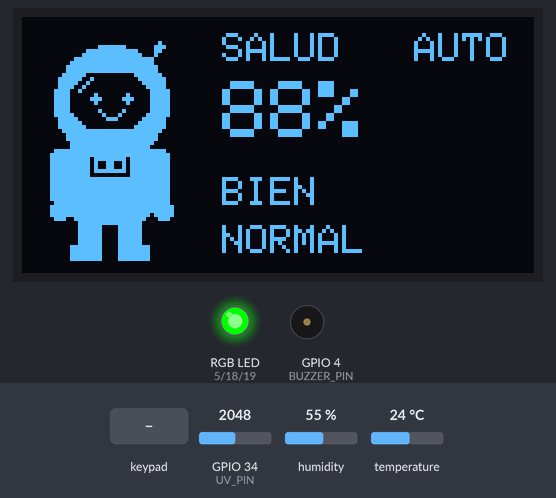
Bench run of a sketch on a simulated ESP32. Shown: 128×64 one-colour display, an RGB LED mixed from three pins (HIGH = lit), buzzer (waves = sounding, pin HIGH). Wiring (inferred from the names in the program): 4×3 keypad with keys 1 2 3 4 5 6 7 8 9 * 0 # (labels assumed): rows GPIO 13, GPIO 14, GPIO 26, GPIO 27; columns GPIO 25, GPIO 32, GPIO 33. Inputs (shaded band) come from the test bench; at power-on: GPIO 34 (UV_PIN) = 2048, humidity 55 %, temperature 24 °C (analog values on the 0–4095 scale). WiFi joins after 1.5 s; servers stay silent unless stated; uploads are accepted with an empty reply; random numbers use the default seed unless the sketch sets one; pins used as bus, display or sensor lines are not drawn; what the sketch prints to the serial monitor is not drawn.

Above: at 3.0 s.
3.1 s: keypad keys 1 3 9 7 * pressed 0.4 s apart
At 6.5 s:
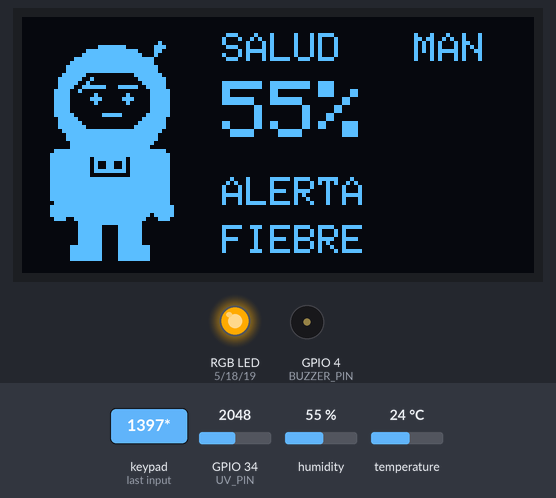
6.6 s: GPIO 34 (UV_PIN) set to 2210
At 15.8 s:
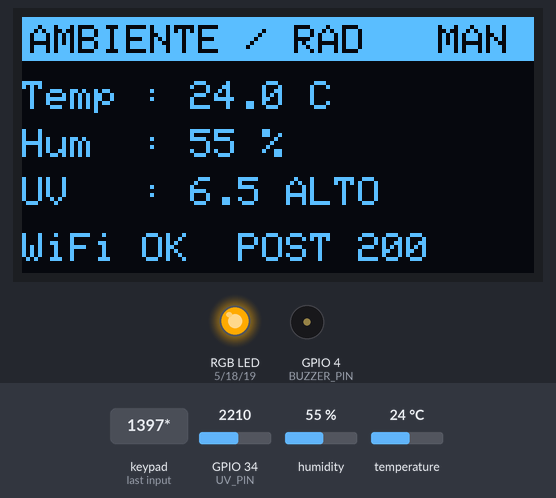
16.2 s: GPIO 34 (UV_PIN) set to 2285
At 24.4 s:
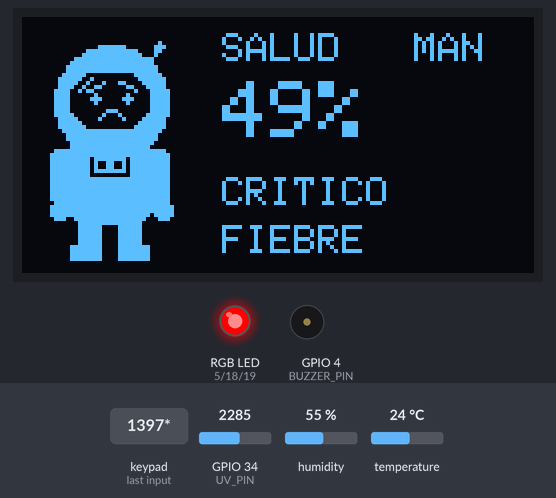
25.4 s: key '3' pressed
At 26.0 s:
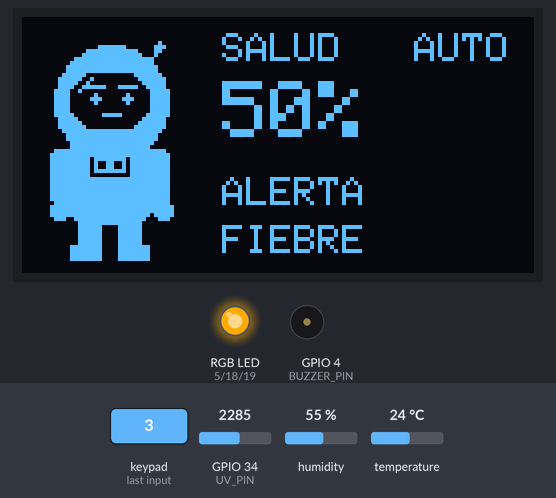
29.8 s: keypad keys 1 3 9 7 # pressed 0.4 s apart
At 33.2 s:
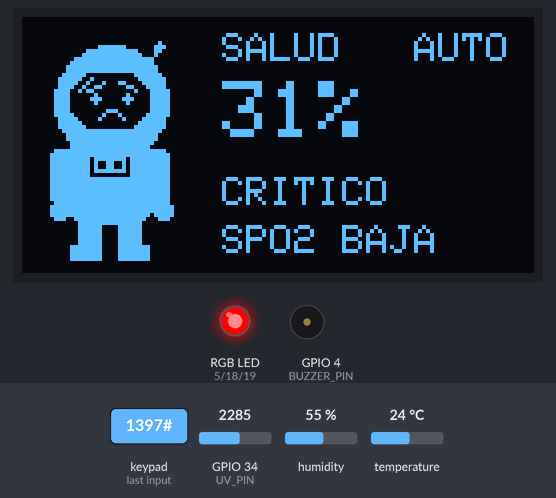
33.3 s: key '1' pressed
At 34.7 s:
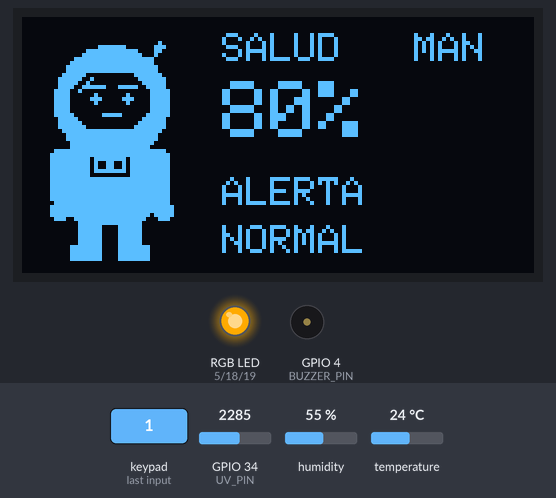
Timing chart, 0 to 36.3 s (numbered marks = the images above; inputs shaded):
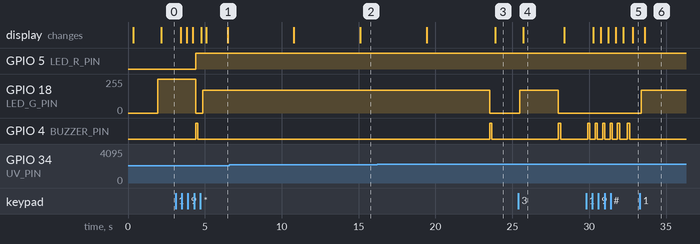

The sketch:

estacion_vitales.ino
```cpp
/*
   ESTACION DE ASTRONAUTA - ESP32
   Signos vitales + radiacion + ambiente, con AVATAR, % SALUD, RECOMENDACIONES
   y TECLADO MATRICIAL para disparar escenarios a mano (para la exposicion).
   ------------------------------------------------------------------
   REALES    : AHT (temp/hum, I2C), UV CJMCU/ML8511 (GPIO34)
   SIMULADOS : pulso, SpO2, temp corporal (sim=true)
   OLED SH1106: rota AVATAR+SALUD / VITALES / AMBIENTE / RECOMENDACION
   RGB + zumbador: segun estado de salud
   TECLADO 4x3 (12 teclas): dispara escenarios manualmente

   CONEXIONES: I2C SDA->21 SCL->22 | UV OUT->34 EN->3V3 | RGB 5/18/19 | Buzzer 4
   TECLADO: filas 13,14,26,27  columnas 25,32,33
*/
#include <WiFi.h>
#include <HTTPClient.h>
#include <Wire.h>
#include <Adafruit_AHTX0.h>
#include <Adafruit_GFX.h>
#include <Adafruit_SH110X.h>

// ====== CONFIGURACION ======
const char* WIFI_SSID  = "TU_WIFI_2.4GHZ";
const char* WIFI_PASS  = "TU_CLAVE_WIFI";
const char* SERVIDOR   = "http://IP_DEL_SERVIDOR:5000/clima";
#define SIMULAR_VITALES  true
#define MODO_DEMO        true
// ===========================

#define BUZZER_PIN  4
#define LED_R_PIN   5
#define LED_G_PIN   18
#define LED_B_PIN   19
#define UV_PIN      34
#define SDA_PIN     21
#define SCL_PIN     22
#define OLED_ADDR   0x3C
#define DETECTOR     "esp32_astro"
#define INTERVALO_MS 4000

// --- Teclado matricial 4x3 ---
const int KP_FILAS[4] = {13, 14, 26, 27};
const int KP_COLS[3]  = {25, 32, 33};

// Escenarios (el indice de tecla 0..5 selecciona el escenario; tecla 6 = AUTO)
struct Escenario { const char* nombre; float pulso, spo2, tempc; int ciclos; };
Escenario ESCENARIOS[] = {
  { "NORMAL",       75, 99, 36.8, 4 },
  { "SPO2 BAJA",    82, 89, 36.9, 4 },
  { "PULSO ALTO",  126, 97, 37.1, 4 },
  { "FIEBRE",       98, 96, 38.4, 4 },
  { "CRITICO",     132, 85, 38.7, 4 },
  { "RECUPERACION", 72, 99, 36.7, 4 },
};
const int N_ESC = sizeof(ESCENARIOS) / sizeof(ESCENARIOS[0]);
int escIdx = 0, escCont = 0;
const char* escNombre = "NORMAL";
bool autoDemo = true;          // true = cicla solo; false = fijo por teclado
int  ultTecla = -1;

Adafruit_AHTX0 aht;
Adafruit_SH1106G oled(128, 64, &Wire, -1);
bool aht_ok = false, oled_ok = false;
int  pant = 0;

float v_pulso = 74, v_spo2 = 98, v_tempc = 36.8;

float mapf(float x, float a, float b, float c, float d) { return (x - a) * (d - c) / (b - a) + c; }

void simularVitales() {
  v_pulso += random(-40, 41) / 10.0;   v_pulso = constrain(v_pulso, 55, 115);
  v_spo2  += random(-25, 26) / 10.0;   v_spo2  = constrain(v_spo2, 90, 100);
  v_tempc += random(-15, 16) / 100.0;  v_tempc = constrain(v_tempc, 36.0, 37.8);
}

void aplicarEscenario() {
  Escenario& e = ESCENARIOS[escIdx];
  escNombre = e.nombre;
  v_pulso = e.pulso + random(-20, 21) / 10.0;
  v_spo2  = e.spo2  + random(-10, 11) / 10.0;
  v_tempc = e.tempc + random(-10, 11) / 100.0;
}

void rgb(uint8_t r, uint8_t g, uint8_t b) { analogWrite(LED_R_PIN, r); analogWrite(LED_G_PIN, g); analogWrite(LED_B_PIN, b); }
void beep(int ms) { digitalWrite(BUZZER_PIN, HIGH); delay(ms); digitalWrite(BUZZER_PIN, LOW); }

float leerUV(float &voltaje) {
  uint32_t mv = 0;
  for (int i = 0; i < 16; i++) mv += analogReadMilliVolts(UV_PIN);
  voltaje = (mv / 16.0) / 1000.0;
  float uv = mapf(voltaje, 0.99, 2.8, 0.0, 15.0);
  return uv < 0 ? 0 : uv;
}

// --- Teclado: devuelve indice 0..11 o -1 ---
int leerTeclado() {
  int tecla = -1;
  for (int f = 0; f < 4; f++) {
    digitalWrite(KP_FILAS[f], LOW);
    delayMicroseconds(60);
    for (int c = 0; c < 3; c++)
      if (digitalRead(KP_COLS[c]) == LOW) tecla = f * 3 + c;
    digitalWrite(KP_FILAS[f], HIGH);
  }
  return tecla;
}

// Maneja una tecla por COLUMNA (funciona con cualquier fila que responda):
//   col 0 -> escenario anterior | col 1 -> siguiente | col 2 -> AUTO/MANUAL
bool manejarTecla(int k) {
  int col = k % 3;
  if (col == 0)      { escIdx = (escIdx + N_ESC - 1) % N_ESC; autoDemo = false; escCont = 0; }
  else if (col == 1) { escIdx = (escIdx + 1) % N_ESC;         autoDemo = false; escCont = 0; }
  else               { autoDemo = !autoDemo; }
  Serial.printf("TECLA %d (col %d) -> %s [%s]\n", k, col, ESCENARIOS[escIdx].nombre, autoDemo ? "AUTO" : "MAN");
  return true;
}

float evaluarSalud(float pulso, float spo2, float tempc, float uv, float tamb,
                   const char*& estado, const char*& reco) {
  float salud = 100, peorPen = 0;
  reco = "Todo en orden. Manten hidratacion y descanso.";
  float p; const char* rp;
  p = (spo2 < 95) ? (95 - spo2) * 8 : 0;
  if (p > peorPen) { peorPen = p; reco = "SpO2 baja: respira lento y profundo. Revisa el O2 de la cabina."; }
  salud -= p;
  p = 0; rp = nullptr;
  if (pulso > 100)     { p = (pulso - 100) * 1.5; rp = "Pulso alto: descansa sentado y respira 4-7-8. Evita esfuerzo."; }
  else if (pulso < 60) { p = (60 - pulso) * 1.5;  rp = "Pulso bajo: hidratate y haz estiramientos suaves."; }
  if (rp && p > peorPen) { peorPen = p; reco = rp; }
  salud -= p;
  p = 0; rp = nullptr;
  if (tempc > 37.2)     { p = (tempc - 37.2) * 25; rp = "Temp corporal alta: hidratate y baja la temp de cabina."; }
  else if (tempc < 36.1){ p = (36.1 - tempc) * 25; rp = "Temp corporal baja: abrigate y sube la temp de cabina."; }
  if (rp && p > peorPen) { peorPen = p; reco = rp; }
  salud -= p;
  p = (uv > 3) ? (uv - 3) * 5 : 0;
  if (p > peorPen) { peorPen = p; reco = "Radiacion UV alta: alejate de ventanillas y usa proteccion."; }
  salud -= p;
  if (!isnan(tamb)) {
    p = 0; rp = nullptr;
    if (tamb > 27)      { p = (tamb - 27) * 1.5; rp = "Cabina calurosa: ajusta el control de clima."; }
    else if (tamb < 18) { p = (18 - tamb) * 1.5; rp = "Cabina fria: ajusta el control de clima."; }
    if (rp && p > peorPen) { peorPen = p; reco = rp; }
    salud -= p * 0.5;
  }
  salud = constrain(salud, 0, 100);
  estado = (salud >= 80) ? "BIEN" : (salud >= 50) ? "ALERTA" : "CRITICO";
  return salud;
}

void drawAstronauta(const char* estado) {
  int cx = 22, hy = 21;                 // hy = centro del casco
  // mochila (detras del cuerpo)
  oled.fillRoundRect(cx - 11, hy + 9, 22, 22, 5, SH110X_WHITE);
  // brazos con guantes
  oled.fillRoundRect(cx - 15, hy + 12, 5, 14, 2, SH110X_WHITE);
  oled.fillRoundRect(cx + 10, hy + 12, 5, 14, 2, SH110X_WHITE);
  oled.fillCircle(cx - 13, hy + 27, 2, SH110X_WHITE);
  oled.fillCircle(cx + 13, hy + 27, 2, SH110X_WHITE);
  // piernas + botas
  oled.fillRect(cx - 8, hy + 29, 6, 9, SH110X_WHITE);
  oled.fillRect(cx + 2, hy + 29, 6, 9, SH110X_WHITE);
  oled.fillRect(cx - 10, hy + 36, 8, 4, SH110X_WHITE);
  oled.fillRect(cx + 2,  hy + 36, 8, 4, SH110X_WHITE);
  // panel de pecho
  oled.drawRect(cx - 5, hy + 13, 10, 6, SH110X_BLACK);
  oled.fillRect(cx - 3, hy + 15, 2, 2, SH110X_BLACK);
  oled.fillRect(cx + 1, hy + 15, 2, 2, SH110X_BLACK);
  // antena
  oled.drawLine(cx + 9, hy - 10, cx + 12, hy - 14, SH110X_WHITE);
  oled.fillCircle(cx + 12, hy - 14, 1, SH110X_WHITE);
  // casco
  oled.fillCircle(cx, hy, 14, SH110X_WHITE);
  // visor
  oled.fillRoundRect(cx - 10, hy - 7, 20, 14, 6, SH110X_BLACK);
  // reflejo del visor (esquina)
  oled.drawLine(cx - 8, hy - 3, cx - 5, hy - 6, SH110X_WHITE);
  // --- cara (blanco sobre el visor) ---
  int ey = hy - 1;                      // altura de los ojos
  if (strcmp(estado, "BIEN") == 0) {
    oled.fillCircle(cx - 4, ey, 1, SH110X_WHITE);
    oled.fillCircle(cx + 4, ey, 1, SH110X_WHITE);
    // sonrisa
    oled.drawLine(cx - 3, ey + 3, cx - 1, ey + 5, SH110X_WHITE);
    oled.drawLine(cx - 1, ey + 5, cx + 1, ey + 5, SH110X_WHITE);
    oled.drawLine(cx + 1, ey + 5, cx + 3, ey + 3, SH110X_WHITE);
  } else if (strcmp(estado, "ALERTA") == 0) {
    oled.fillCircle(cx - 4, ey, 1, SH110X_WHITE);
    oled.fillCircle(cx + 4, ey, 1, SH110X_WHITE);
    // cejas rectas + boca recta
    oled.drawLine(cx - 6, ey - 3, cx - 2, ey - 3, SH110X_WHITE);
    oled.drawLine(cx + 2, ey - 3, cx + 6, ey - 3, SH110X_WHITE);
    oled.drawLine(cx - 2, ey + 4, cx + 2, ey + 4, SH110X_WHITE);
  } else {                              // CRITICO: preocupado
    oled.fillCircle(cx - 4, ey, 1, SH110X_WHITE);
    oled.fillCircle(cx + 4, ey, 1, SH110X_WHITE);
    // cejas en angulo (internas arriba)
    oled.drawLine(cx - 6, ey - 2, cx - 2, ey - 4, SH110X_WHITE);
    oled.drawLine(cx + 2, ey - 4, cx + 6, ey - 2, SH110X_WHITE);
    // boca triste
    oled.drawLine(cx - 3, ey + 5, cx - 1, ey + 3, SH110X_WHITE);
    oled.drawLine(cx - 1, ey + 3, cx + 1, ey + 3, SH110X_WHITE);
    oled.drawLine(cx + 1, ey + 3, cx + 3, ey + 5, SH110X_WHITE);
  }
}

void printWrap(int x, int y0, int maxChars, const char* txt) {
  oled.setTextSize(1); oled.setTextColor(SH110X_WHITE);
  char linea[40] = ""; int ll = 0, y = y0;
  char palabra[32]; const char* p = txt;
  while (*p) {
    while (*p == ' ') p++;
    int wl = 0;
    while (*p && *p != ' ' && wl < 31) palabra[wl++] = *p++;
    palabra[wl] = 0;
    if (wl == 0) continue;
    if (ll == 0) { strcpy(linea, palabra); ll = wl; }
    else if (ll + 1 + wl <= maxChars) { linea[ll++] = ' '; strcpy(linea + ll, palabra); ll += wl; }
    else { oled.setCursor(x, y); oled.print(linea); y += 10; strcpy(linea, palabra); ll = wl; }
  }
  if (ll > 0) { oled.setCursor(x, y); oled.print(linea); }
}

void header(const char* titulo) {
  oled.fillRect(0, 0, 128, 11, SH110X_WHITE);
  oled.setTextColor(SH110X_BLACK); oled.setTextSize(1);
  oled.setCursor(2, 2); oled.print(titulo);
  oled.setCursor(104, 2); oled.print(autoDemo ? "AUT" : "MAN");
  oled.setTextColor(SH110X_WHITE);
}
void lineaEstado(int http) {
  oled.setCursor(0, 54);
  if (WiFi.status() == WL_CONNECTED) oled.printf("WiFi OK  POST %d", http);
  else                               oled.print("WiFi --  sin red");
}

void pantallaAvatar(float salud, const char* estado) {
  oled.clearDisplay();
  drawAstronauta(estado);
  oled.setTextColor(SH110X_WHITE);
  oled.setTextSize(1); oled.setCursor(50, 4);  oled.print("SALUD");
  oled.setTextSize(2); oled.setCursor(50, 16); oled.printf("%.0f%%", salud);
  oled.setTextSize(1); oled.setCursor(50, 40); oled.print(estado);
  oled.setCursor(98, 4); oled.print(autoDemo ? "AUTO" : "MAN");
  oled.setCursor(50, 52); oled.print(escNombre);
  oled.display();
}
void pantallaVitales(int http) {
  oled.clearDisplay(); header("SIGNOS VITALES");
  oled.setCursor(0, 16); oled.printf("Pulso : %.0f bpm", v_pulso);
  oled.setCursor(0, 28); oled.printf("SpO2  : %.0f %%", v_spo2);
  oled.setCursor(0, 40); oled.printf("T.corp: %.1f C", v_tempc);
  lineaEstado(http); oled.display();
}
void pantallaAmbiente(float t, float h, float uv, const char* nivel, int http) {
  oled.clearDisplay(); header("AMBIENTE / RAD");
  oled.setCursor(0, 16); oled.printf("Temp : %.1f C", t);
  oled.setCursor(0, 28); oled.printf("Hum  : %.0f %%", h);
  oled.setCursor(0, 40); oled.printf("UV   : %.1f %s", uv, nivel);
  lineaEstado(http); oled.display();
}
void pantallaReco(const char* reco) {
  oled.clearDisplay(); header("RECOMENDACION");
  printWrap(0, 16, 21, reco);
  oled.display();
}

void conectarWiFi() {
  if (WiFi.status() == WL_CONNECTED) return;
  Serial.printf("Conectando a WiFi '%s' ...\n", WIFI_SSID);
  WiFi.mode(WIFI_STA); WiFi.begin(WIFI_SSID, WIFI_PASS);
  uint32_t t0 = millis();
  while (WiFi.status() != WL_CONNECTED && millis() - t0 < 20000) { delay(500); Serial.print("."); }
  Serial.println();
  if (WiFi.status() == WL_CONNECTED) { Serial.print("WiFi OK. IP: "); Serial.println(WiFi.localIP()); }
  else Serial.println("ERROR WiFi.");
}

int enviarAlServidor(float t, float h, float uv, float salud) {
  if (WiFi.status() != WL_CONNECTED) { conectarWiFi(); return -1; }
  HTTPClient http; http.begin(SERVIDOR); http.addHeader("Content-Type", "application/json");
  char cuerpo[280];
  snprintf(cuerpo, sizeof(cuerpo),
    "{\"detector\":\"%s\",\"temperatura\":%.2f,\"humedad\":%.2f,\"uv\":%.2f,"
    "\"pulso\":%.0f,\"spo2\":%.0f,\"temp_corp\":%.1f,\"sim\":%s,\"salud\":%.0f}",
    DETECTOR, t, h, uv, v_pulso, v_spo2, v_tempc, SIMULAR_VITALES ? "true" : "false", salud);
  int codigo = http.POST(cuerpo);
  http.end();
  return codigo;
}

// Variables de la lectura actual (para redibujar al tocar una tecla)
float g_t, g_h, g_uv, g_salud; const char *g_estado, *g_reco, *g_nivel; int g_http;

void dibujar() {
  if (!oled_ok) return;
  switch (pant) {
    case 0: pantallaAvatar(g_salud, g_estado); break;
    case 1: pantallaVitales(g_http); break;
    case 2: pantallaAmbiente(g_t, g_h, g_uv, g_nivel, g_http); break;
    case 3: pantallaReco(g_reco); break;
  }
}

void actualizar() {
  // Ambiente real
  g_t = NAN; g_h = NAN;
  if (aht_ok) { sensors_event_t eh, et; aht.getEvent(&eh, &et); g_t = et.temperature; g_h = eh.relative_humidity; }
  else if (aht.begin()) aht_ok = true;
  // UV real
  float volt = 0; g_uv = leerUV(volt);
  g_nivel = (g_uv < 3) ? "bajo" : (g_uv < 6) ? "medio" : "ALTO";
  // Vitales
  if (MODO_DEMO) aplicarEscenario();
  else if (SIMULAR_VITALES) simularVitales();
  // Salud
  g_salud = evaluarSalud(v_pulso, v_spo2, v_tempc, g_uv, g_t, g_estado, g_reco);
  // RGB + zumbador segun salud
  if (g_salud >= 80)      rgb(0, 255, 0);
  else if (g_salud >= 50) rgb(255, 170, 0);
  else                  { rgb(255, 0, 0); beep(150); }
  // Envio
  g_http = enviarAlServidor(g_t, g_h, g_uv, g_salud);
  Serial.printf("SALUD:%.0f%% (%s) %s%s | P:%.0f S:%.0f Tc:%.1f UV:%.1f\n",
                g_salud, g_estado, escNombre, autoDemo ? " [AUTO]" : " [MAN]",
                v_pulso, v_spo2, v_tempc, g_uv);
}

void setup() {
  Serial.begin(115200); delay(300);
  Serial.println("\n== ESTACION DE ASTRONAUTA (con teclado) ==");
  pinMode(BUZZER_PIN, OUTPUT); digitalWrite(BUZZER_PIN, LOW);
  pinMode(LED_R_PIN, OUTPUT); pinMode(LED_G_PIN, OUTPUT); pinMode(LED_B_PIN, OUTPUT);
  rgb(0, 0, 0); analogReadResolution(12); randomSeed(esp_random());
  for (int f = 0; f < 4; f++) { pinMode(KP_FILAS[f], OUTPUT); digitalWrite(KP_FILAS[f], HIGH); }
  for (int c = 0; c < 3; c++) pinMode(KP_COLS[c], INPUT_PULLUP);
  Wire.begin(SDA_PIN, SCL_PIN);
  if (oled.begin(OLED_ADDR, true)) {
    oled_ok = true;
    oled.clearDisplay(); oled.setTextColor(SH110X_WHITE);
    oled.setTextSize(1); oled.setCursor(10, 20); oled.print("ESTACION");
    oled.setCursor(10, 34); oled.print("ASTRONAUTA"); oled.display();
    Serial.println("OLED OK.");
  } else Serial.println("ERROR: OLED (0x3C).");
  if (aht.begin()) { aht_ok = true; Serial.println("AHT OK."); }
  else Serial.println("ERROR: AHT (0x38).");
  conectarWiFi();
}

void loop() {
  actualizar();
  dibujar();

  // Espera INTERVALO_MS escaneando el teclado
  uint32_t t0 = millis();
  bool cambio = false;
  while (millis() - t0 < INTERVALO_MS) {
    int k = leerTeclado();
    if (k >= 0 && k != ultTecla) {
      ultTecla = k;
      if (manejarTecla(k)) {           // cambio escenario/modo
        pant = 0;                      // mostrar avatar
        actualizar(); dibujar();       // refresco inmediato
        cambio = true;
      }
    }
    if (k < 0) ultTecla = -1;          // tecla soltada
    delay(25);
  }

  if (!cambio) {
    pant = (pant + 1) % 4;
    if (autoDemo && ++escCont >= ESCENARIOS[escIdx].ciclos) { escCont = 0; escIdx = (escIdx + 1) % N_ESC; }
  }
}
```

Measured:
- the behaviour switches between 2284 and 2285 on GPIO 34 (UV_PIN) (found by bisection; images 2 and 3)
- after the input at 3.1 s, GPIO 5 (LED_R_PIN): LOW → HIGH after 1.3 s; GPIO 18 (LED_G_PIN): 255/255 → 0/255 after 1.3 s, → 170/255 0.48 s later; GPIO 4 (BUZZER_PIN): LOW → HIGH after 1.3 s, → LOW 0.15 s later
- after the input at 16.2 s, GPIO 18 (LED_G_PIN): 170/255 → 0/255 after 7.3 s; GPIO 4 (BUZZER_PIN): LOW → HIGH after 7.3 s, → LOW 0.15 s later
- after the input at 25.4 s, GPIO 4 (BUZZER_PIN): LOW → HIGH after 2.6 s, → LOW 0.15 s later
- after the input at 29.8 s, GPIO 4 (BUZZER_PIN): goes 4 × (HIGH 0.15 s, LOW 0.33 s), HIGH 0.15 s, LOW 0.49 s, HIGH 0.15 s, then LOW, starting after 0.10 s
- after the input at 33.3 s, GPIO 18 (LED_G_PIN): 0/255 → 170/255 after 0.09 s
- what the display in image 4 shows lasts 2.7 s, from 25.7 s to 28.4 s
